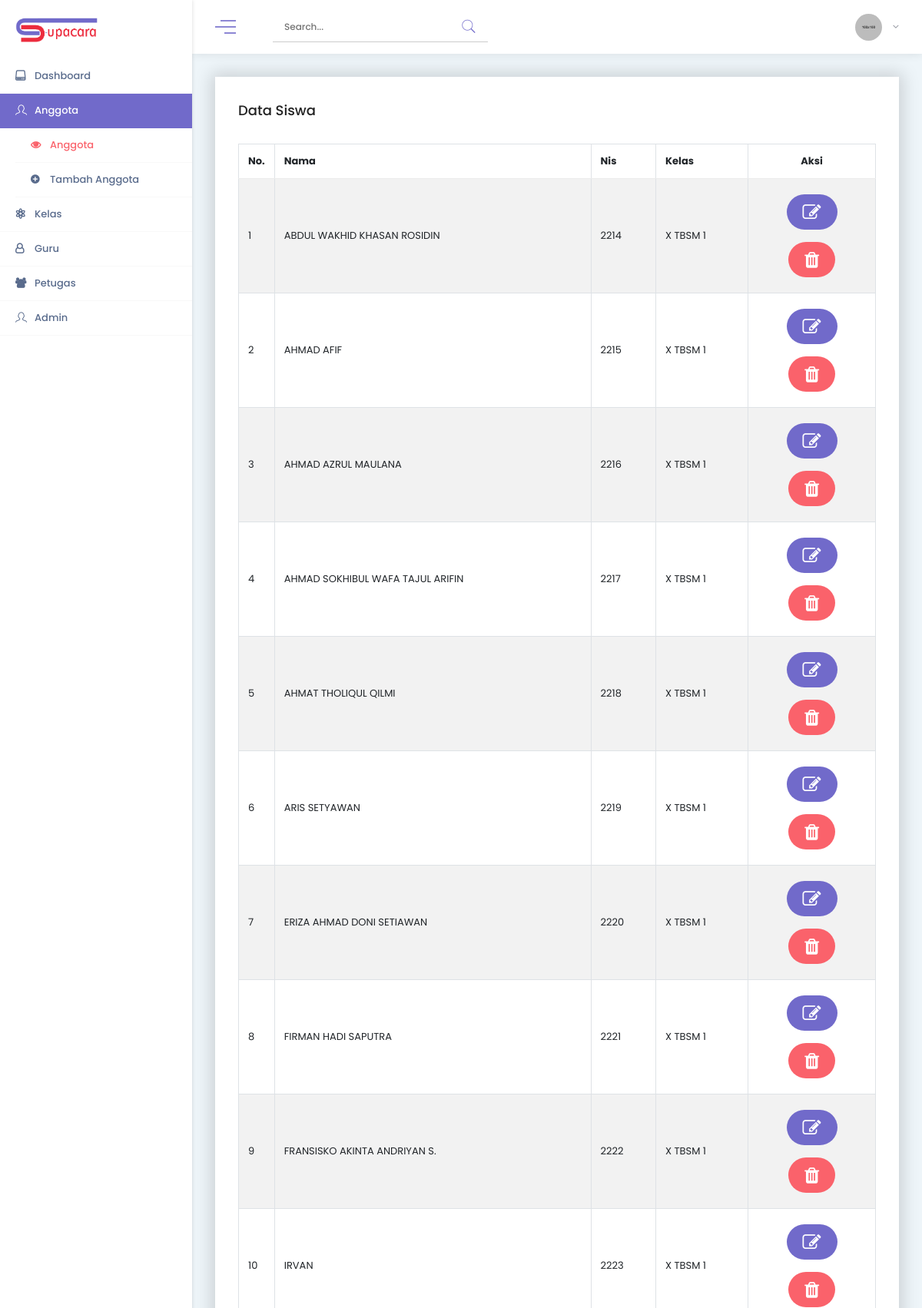
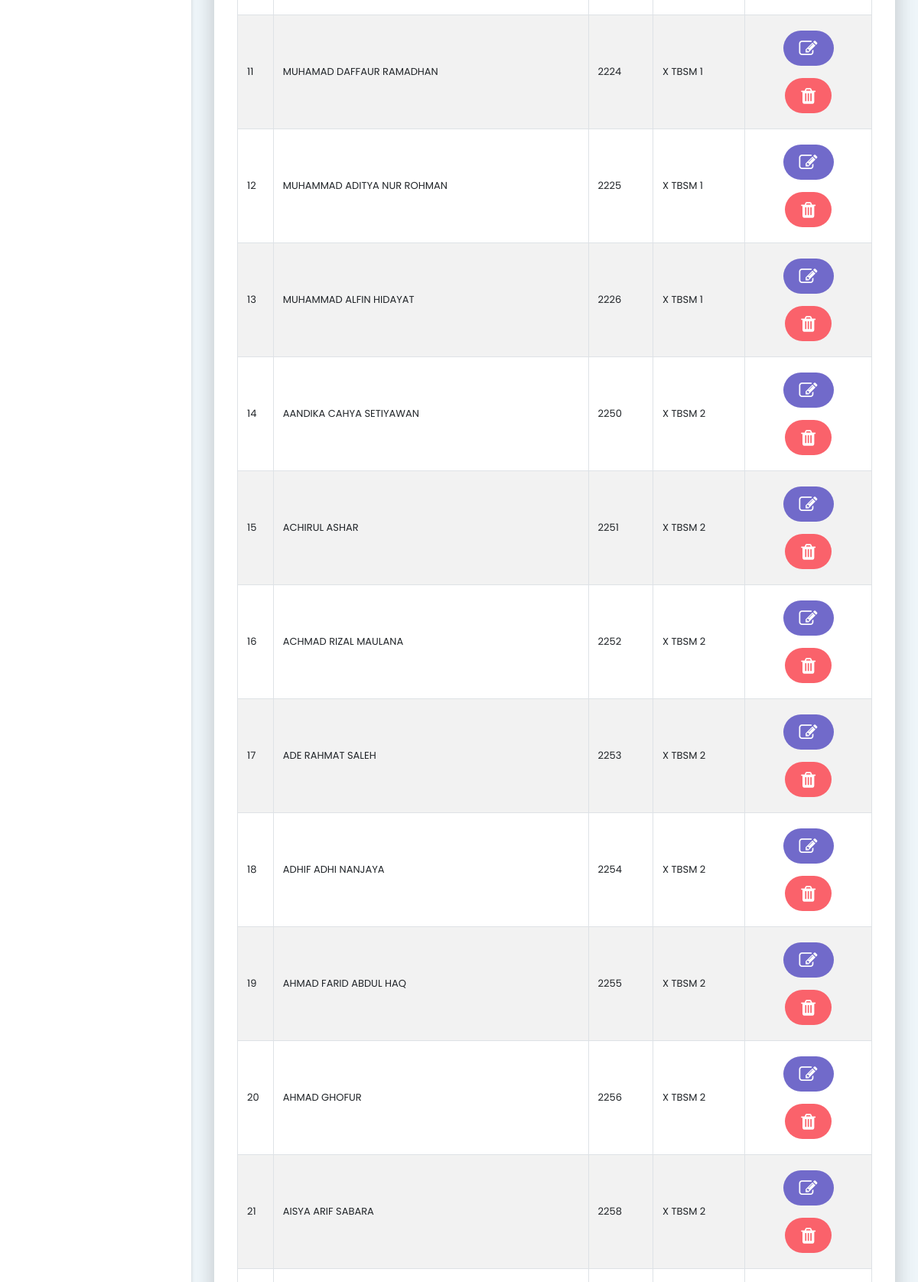
/view/anggota/anggota-view.php (signed in, upper part), run on the app's committed database (2 pictures, top to bottom).
### tables this page shows
CREATE TABLE `tb_siswa` (
  `id` int(11) NOT NULL,
  `nis` int(255) NOT NULL,
  `nama` varchar(255) NOT NULL,
  `password` varchar(255) NOT NULL,
  `gender` varchar(255) NOT NULL,
  `kelas_id` int(11) NOT NULL,
  `role_id` int(11) NOT NULL
);

CREATE TABLE `tb_kelas` (
  `id` int(11) NOT NULL,
  `kelas` varchar(255) NOT NULL
);

### init.php (called while the page is built, shortened)
<?php
	$kelas 	= new Kelas();

### model/Kelas.php (called while the page is built, shortened)
<?php
class Kelas extends Connection
{
	public function conn()
	{
		$db = parent::connect();
		return $db;
	}
	function tampil_kelasU($kelas_id = 0)
	{
		$where = '';
		$data = mysqli_query($this->conn() , "select tb_siswa.id,role_id,nama,nis,kelas,kelas_id from tb_siswa  inner join tb_kelas on tb_siswa.kelas_id = tb_kelas.id {$where}");
		while ($dats = mysqli_fetch_array($data)) {
			$hasil[] = $dats;
		}
		return $hasil;
	}
}
?>

### view/anggota/anggota-view.php (the view, shortened to what this page needs)
<?php
require_once '../../init.php';
?>
<!DOCTYPE html>
<html lang="en">
<head>
    <?php require_once '../partials/css.php'; ?>
</head>
<body>
    <div class="page-wrapper">
        <div class="layout-container-area">
            <div class="side-menu-area">
                <div class="logo-bar">
                    <div class="logo">
                        <span class="big-logo">
                            <img src="../../public/img/core-img/logo3.png" alt="">
                        </span>
                    </div>
                </div>
                <ul class="sidebar-menu" data-widget="tree">
                    <li>
                        <a href="../../dashboard.php"><i class="icon_drive"></i><span>Dashboard</span></a>
                    </li>
                    <li class="treeview active">
                        <a href=""><i class="icon-profile-male"></i><span>Anggota</span></a>
                        <ul class="treeview-menu">
                            <li class="active"><a href="anggota-view.php"><i class="fa fa-eye"></i>Anggota</a></li>
                            <li><a href="createAnggota-view.php"><i class="fa fa-plus-circle"></i>Tambah Anggota</a></li>
                        </ul>
                    </li>
                    <li class="treeview">
                        <a href=""><i class="icon_genius"></i><span>Kelas</span></a>
                    <li>
                    <li class="treeview">
                        <a href=""><i class="fa fa-user-o"></i><span>Guru</span></a>
                    </li>
                    <li class="treeview">
                        <a href=""><i class="fa fa-group"></i><span>Petugas</span></a>
                    </li>
                    <li class="treeview">
                        <a href=""><i class="icon-profile-male"></i><span>Admin</span></a>
                    </li>
                </ul>
            </div>
                    <div class="layout-container sidemenu-container">
                        <div class="page-top-bar-area d-flex align-items-center justify-content-between">
                            <div class="logo-trigger-search-area d-flex align-items-center">
                                <div class="logo-trigger-area d-flex align-items-center">
                                    <div class="top-trigger">
                                        <span></span>
                                        <span></span>
                                        <span></span>
                                    </div>
                                </div>
                                <div class="top-search-bar ml-5">
                                    <form action="#" method="get">
                                        <input type="search" name="search" class="top-search" placeholder="Search...">
                                        <button type="submit"><i class="pe-7s-search"></i></button>
                                    </form>
                                </div>
                            </div>
                            <div class="user-meta-data d-flex align-items-center">
                                <div class="topbar-profile">
                                    <div class="user---thumb">
                                        <img src="../../public/img/member-img/women.jpg" alt="">
                                        <p><i class="fa fa-angle-down"></i></p>
                                    </div>
                                </div>
                            </div>
                        </div>
                        <div class="wrapper wrapper-content">
                            <div class="container-fluid">
                                <div class="row justify-content-center">
                                    <div class="col-12">
                                        <div class="ibox-home bg-boxshadow">
                                            <div class="ibox-title mb-30">
                                                <h5>Data Siswa</h5>
                                            </div>
                                            <div class="ibox-content">
                                                <div class="table-responsive">
                                                    <table class="table table-striped table-bordered table-hover dataTables-example">
                                                        <thead>
                                                            <tr>
                                                                <th style="text-align: center; width: 5%">No.</th>
                                                                <th>Nama</th>
                                                                <th>Nis</th>
                                                                <th>Kelas</th>
                                                                <th style="text-align: center; width: 20%">Aksi</th>
                                                            </tr>
                                                        </thead>
                                                        <tbody>
                                                            <?php if (is_array($kelas->tampil_kelasU())): $no = 1;?>
                                                                <?php foreach ($kelas->tampil_kelasU() as $data):?>
                                                                    <?php   if ($data['role_id'] != 1 ) { ?>
                                                                    <tr class="gradeX">
                                                                        <td><?php echo $no++; ?></td>
                                                                        <td><?php echo $data['nama']; ?></td>
                                                                        <td class="center"><?php echo $data['nis']; ?></td>
                                                                        <td><?php echo $data['kelas']; ?></td>
                                                                        <td align="center">
                                                                            <a href="editAnggota-view.php?id=<?php echo $data['id']; ?>&aksi1=edit" class="btn m-2 btn-round btn-primary"><i class="fa fa-edit fa-2x"></i></a>
                                                                            <a href="../../model/Validate.php?id=<?php echo $data['id']; ?>&aksi1=hapus" class="btn m-2 btn-round btn-danger delete"><i class="fa fa-trash fa-2x"></i></a>
                                                                        </td>
                                                                    </tr>
                                                                  <?php  } ?>
                                                                <?php endforeach ?>
                                                            <?php endif ?>
                                                        </tbody>
                                                    </table>
                                                </div>
                                            </div>
                                        </div>
                                    </div>
                                </div>
                            </div>
                        </div>
                    </div>
                </div>
            </div>
        </body>
        </html>

### public/assets/css/et-line.css (style rules this page uses)
.icon-mobile, .icon-laptop, .icon-desktop, .icon-tablet, .icon-phone, .icon-document, .icon-documents, .icon-search, .icon-clipboard, .icon-newspaper, .icon-notebook, .icon-book-open, .icon-browser, .icon-calendar, .icon-presentation, .icon-picture, .icon-pictures, .icon-video, .icon-camera, .icon-printer, .icon-toolbox, .icon-briefcase, .icon-wallet, .icon-gift, .icon-bargraph, .icon-grid, .icon-expand, .icon-focus, .icon-edit, .icon-adjustments, .icon-ribbon, .icon-hourglass, .icon-lock, .icon-megaphone, .icon-shield, .icon-trophy, .icon-flag, .icon-map, .icon-puzzle, .icon-basket, .icon-envelope, .icon-streetsign, .icon-telescope, .icon-gears, .icon-key, .icon-paperclip, .icon-attachment, .icon-pricetags, .icon-lightbulb, .icon-layers, .icon-pencil, .icon-tools, .icon-tools-2, .icon-scissors, .icon-paintbrush, .icon-magnifying-glass, .icon-circle-compass, .icon-linegraph, .icon-mic, .icon-strategy, .icon-beaker, .icon-caution, .icon-recycle, .icon-anchor, .icon-profile-male, .icon-profile-female, .icon-bike, .icon-wine, .icon-hotairballoon, .icon-globe, .icon-genius, .icon-map-pin, .icon-dial, .icon-chat, .icon-heart, .icon-cloud, .icon-upload, .icon-download, .icon-target, .icon-hazardous, .icon-piechart, .icon-speedometer, .icon-global, .icon-compass, .icon-lifesaver, .icon-clock, .icon-aperture, .icon-quote, .icon-scope, .icon-alarmclock, .icon-refresh, .icon-happy, .icon-sad, .icon-facebook, .icon-twitter, .icon-googleplus, .icon-rss, .icon-tumblr, .icon-linkedin, .icon-dribbble { font-family: et-line; speak: none; font-style: normal; font-weight: 400; font-variant: normal; text-transform: none; line-height: 1; -webkit-font-smoothing: antialiased; -moz-osx-font-smoothing: grayscale; display: inline-block }
.icon-profile-male:before { content: "\e040" }

### data on the page
tb_siswa: nama "ABDUL WAKHID KHASAN ROSIDIN", nis "2214", kelas.kelas "X TBSM 1"
tb_siswa: nama "AHMAD AFIF", nis "2215", kelas.kelas "X TBSM 1"
tb_siswa: nama "AHMAD AZRUL MAULANA", nis "2216", kelas.kelas "X TBSM 1"
tb_siswa: nama "AHMAD SOKHIBUL WAFA TAJUL ARIFIN", nis "2217", kelas.kelas "X TBSM 1"
tb_siswa: nama "AHMAT THOLIQUL QILMI", nis "2218", kelas.kelas "X TBSM 1"
tb_siswa: nama "ARIS SETYAWAN", nis "2219", kelas.kelas "X TBSM 1"
tb_siswa: nama "ERIZA AHMAD DONI SETIAWAN", nis "2220", kelas.kelas "X TBSM 1"
tb_siswa: nama "FIRMAN HADI SAPUTRA", nis "2221", kelas.kelas "X TBSM 1"
tb_siswa: nama "FRANSISKO AKINTA ANDRIYAN S.", nis "2222", kelas.kelas "X TBSM 1"
tb_siswa: nama "IRVAN", nis "2223", kelas.kelas "X TBSM 1"
tb_siswa: nama "MUHAMAD DAFFAUR RAMADHAN", nis "2224", kelas.kelas "X TBSM 1"
tb_siswa: nama "MUHAMMAD ADITYA NUR ROHMAN", nis "2225", kelas.kelas "X TBSM 1"
tb_siswa: nama "MUHAMMAD ALFIN HIDAYAT", nis "2226", kelas.kelas "X TBSM 1"
tb_siswa: nama "AANDIKA CAHYA SETIYAWAN", nis "2250", kelas.kelas "X TBSM 2"
tb_siswa: nama "ACHIRUL ASHAR", nis "2251", kelas.kelas "X TBSM 2"
tb_siswa: nama "ACHMAD RIZAL MAULANA", nis "2252", kelas.kelas "X TBSM 2"
tb_siswa: nama "ADE RAHMAT SALEH", nis "2253", kelas.kelas "X TBSM 2"
tb_siswa: nama "ADHIF ADHI NANJAYA", nis "2254", kelas.kelas "X TBSM 2"
tb_siswa: nama "AHMAD FARID ABDUL HAQ", nis "2255", kelas.kelas "X TBSM 2"
tb_siswa: nama "AHMAD GHOFUR", nis "2256", kelas.kelas "X TBSM 2"
tb_siswa: nama "AISYA ARIF SABARA", nis "2258", kelas.kelas "X TBSM 2"
